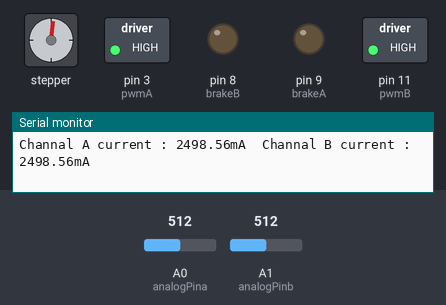
Bench run of a sketch on a simulated Arduino Uno, built with avr-gcc and run on an emulated ATmega328P. Parts: stepper motor, switched loads named in the sketch (green lamp = pin HIGH), output pins drawn as LEDs (lit = HIGH), the last lines printed to the serial monitor. The test bench sets the inputs (shaded band); at power-on: A0 (analogPina) = 512, A1 (analogPinb) = 512. Stepper angles assume 48 steps per turn.

Above: at 0.15 s.
At 9.54 s:
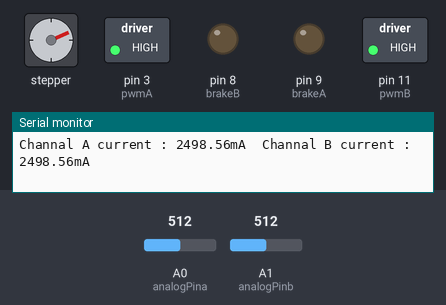
At 19.14 s:
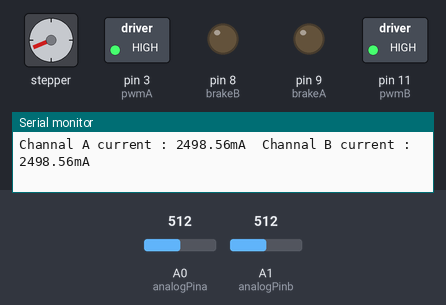
At 39.81 s:
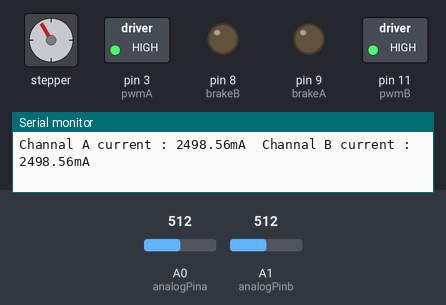
Timing chart, 0 to 40.0 s (numbered marks = the images above):
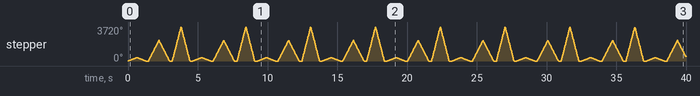

The sketch:

motor_shield_r3_stepper_ino.ino
```cpp
#include <Stepper.h>

 const int stepsPerRevolution = 48;  // change this to fit the number of steps per revolution
                          // for your motor

 // initialize the stepper library on the motor shield
 Stepper myStepper(stepsPerRevolution, 12,13);

 // give the motor control pins names:
 const int pwmA = 3;
 const int pwmB = 11;
 const int brakeA = 9;
 const int brakeB = 8;
 const int dirA = 12;
 const int dirB = 13;

 int x = 0;

int analogPina = 0;     // analog pin 0
int vala = 0;           // variable to store the value read
int analogPinb = 1;     // analog pin 0
int valb = 0;           // variable to store the value read

void setup() {
 Serial.begin(9600);
 // set the PWM and brake pins so that the direction pins  // can be used to control the motor:
 pinMode(pwmA, OUTPUT);
 pinMode(pwmB, OUTPUT);
 pinMode(brakeA, OUTPUT);
 pinMode(brakeB, OUTPUT);
 digitalWrite(pwmA, HIGH);
 digitalWrite(pwmB, HIGH);
 digitalWrite(brakeA, LOW);
 digitalWrite(brakeB, LOW);
 // initialize the serial port:
 Serial.begin(9600);
 // set the motor speed (for multiple steps only):
 }

 void Current()
 {
  vala = analogRead(analogPina);    // read the input pin
  valb = analogRead(analogPinb);    // read the input pin

  Serial.print("Channal A current : ");
  Serial.print(vala*4.88);             // debug value
  Serial.print("mA");
  Serial.print("\t");
  Serial.print("Channal B current : ");
  Serial.print(valb*4.88);             // debug value
  Serial.println("mA");
 }

 void loop() {

  myStepper.setSpeed(100);
  Current();
  myStepper.step(50);
  Current();
  myStepper.step(-50);
  Current();
  delay(200);
  myStepper.setSpeed(500);
  myStepper.step(300);
  Current();
  myStepper.step(-300);
  delay(200);
  myStepper.setSpeed(1000);
  myStepper.step(500);
  Current();
  myStepper.step(-500);
  delay(200);
 }
```
